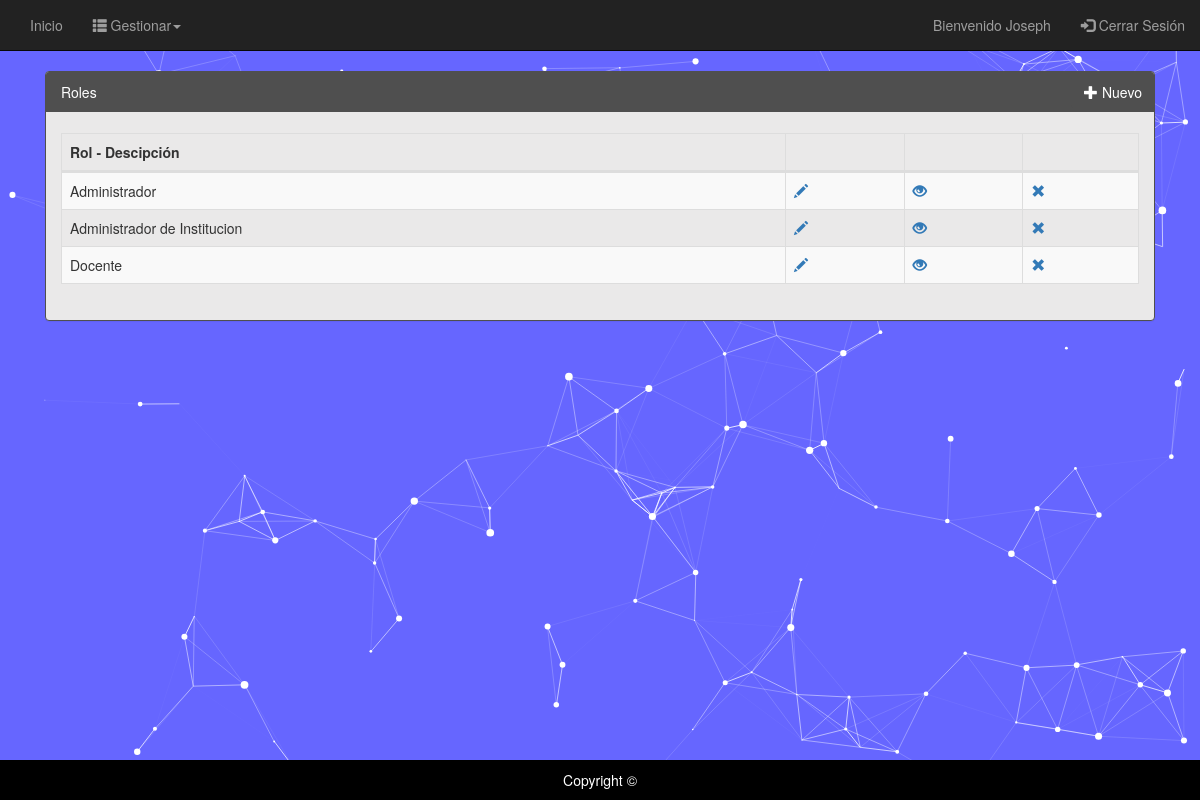
Screenshot of /Rol/Principal/principal (signed in) with the database file from the repository.
### tables this page shows
CREATE TABLE `rol` (
  `id_rol` int(11) NOT NULL,
  `des_rol` varchar(30) NOT NULL
);

### Library/Views.php (called while the page is built, shortened)
<?php
	class Views
	{
		function render($site, $controller, $view, $array)
		{
			$controllers = get_class($controller);
			require VIEWS.DFT."head.php";
			require VIEWS. $site . '/' . $controllers.'/'.$view.'.php';
			require VIEWS.DFT."footer.php";
		}
	}
?>

### Library/QueryManager.php (called while the page is built, shortened)
<?php
class QueryManager
{
    private $link;
    function __construct($HOST, $USER, $PASS, $NAME)
    {
        $this->link = new mysqli($HOST, $USER, $PASS, $NAME);
    }
    function select2($attr, $table)
    {
        $query  = "SELECT " . $attr . " FROM " . $table . ";";
        $result = $this->link->query($query);
        if ($result->num_rows > 0) {
            while ($row = $result->fetch_assoc()) {
                $response[] = $row;
            }
            return $response;
        }
    }
}

### Models/Principal_model.php (called while the page is built, shortened)
<?php
class Principal_model extends Conexion
{
	function getDataModel($columns, $table){
		return $this->db->select2($columns, $table);
	}
}
?>

### Views/Rol/Principal/principal.php (the view, shortened to what this page needs)
<div class="panel-group col-sm-12">
    <div class="pull-right" style="padding-top: 4px;">
        <a href="<?php echo URL."Rol/Create/create"; ?>" class="btn" role="button"><span class="glyphicon glyphicon-plus"></span> Nuevo</a>
    </div>
    <div class="panel panel-primary" style="background-color: #EAE9E9;">
        <div class="panel-heading">
            Roles
        </div>
        <div class="panel-body">
          <div class="form-group">
            <div class="table-responsive">
                <table id="tabla" class="table table-striped table-bordered table-hover" cellspacing="0" width="100%">
                    <thead>
                        <tr>
                            <th>Rol - Descipción</th>
                            <th>&nbsp;</th>
                            <th>&nbsp;</th>
                            <th>&nbsp;</th>
                        </tr>
                    </thead>
                    <tbody>
                    <?php foreach ($array as $key => $value){ ?>
                            <tr>
                                <td><?php echo $value["des_rol"]; ?></td>
                                <td>
                                	<a href="<?php echo URL.'Rol/Edit/edit/'. $value["id_rol"] ?>" class="glyphicon glyphicon-pencil"></a>
                                </td>
                                <td>
                                	<a href="<?php echo URL.'Rol/Details/details/'. $value["id_rol"] ?>" class="glyphicon glyphicon-eye-open"></a>
                                </td>
                                <td>
                                	<a href="<?php echo URL.'Rol/Delete/delete/'. $value["id_rol"] ?>" class="glyphicon glyphicon-remove"></a>
                                </td>
                            </tr>
                    <?php } ?>
                    </tbody>
                </table>
            </div>
          </div>
        </div>
    </div>
</div>

### Views/Default/Css/Style.css (style rules this page uses)
body { background: #6666ff; }
.btn { background: #4F4F4F; color: #fff; border-color: #4F4F4F; }
.panel-group > .panel-primary { border-color: #4F4F4F; }
.panel-primary > .panel-heading { background-color: #4F4F4F; border-color: #4F4F4F; }

### Views/Default/footer.php (style rules this page uses)
html { position: relative; min-height: 100%; }
body { margin: 0 0 65px; }

### rows the page displays
rol: des_rol "Administrador"
rol: des_rol "Administrador de Institucion"
rol: des_rol "Docente"

### other values shown
$userName["nom_persona"] "Joseph"
